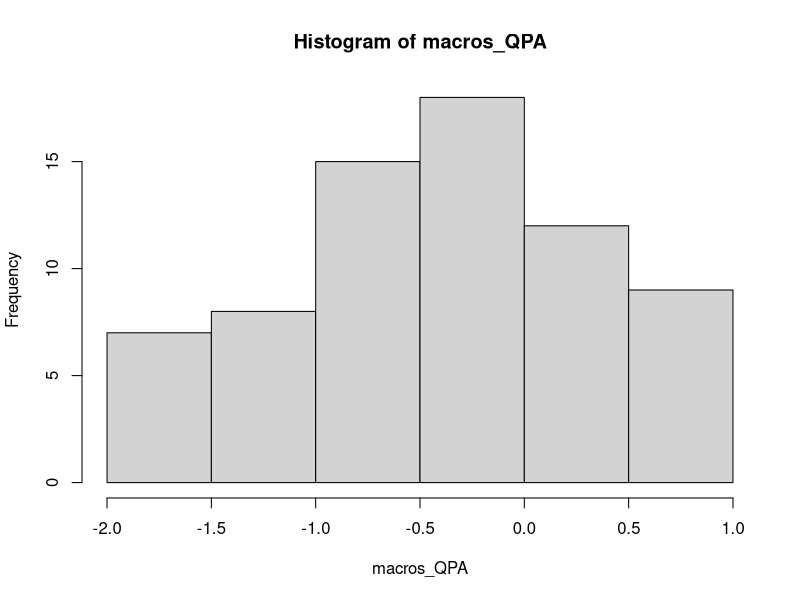

Write the R code that produced this figure. (Note: this script raises an error after producing the figure.)














# cleans global environment
rm(list = ls())



# Create a data frame with Decapoda_QPA data (2017-01-01 to 2022-09-01)
macros_QPA <- c(0.072390496, 0.621576988, -0.971860583, -1.202972304, -0.423647427, -0.615185639, 
                0.740076613, 0.089011378, -1.896119485, -1.163751591, -1.559647248, -0.530027831, 
                -1.531476371, -1.819158443, -0.003007521, -1.054552299, -0.490022496, -1.286353913,
                -0.138261567, -0.003007521, 0.398433437, -0.255182905, -0.352821375, 0.038296285, 
                0.631207881, -0.414514944, 0.049790664, -0.078042707, -0.084557388, -0.294713744, 
                -0.335871816, -1.037457865, -0.83832919, -0.745547457, -0.335871816, -0.987860924, 
                -0.637658495, -0.509825123, -1.531476371, -0.987860924, 0.457158723, -0.015128882, 
                0.110751364, -1.377325691, -0.758286483, -0.509825123, -1.037457866, 0.378066134, 
                -0.131388688, -0.784261969, -0.758286483, -0.649087191, 0.784902044, -1.504077397, 
                0.264902044, 0.188309599, 0.624863222, 0.534266326, 0.505405556, -0.824535868, 
                0.116113307, -1.202972304, -0.302810954, 0.547965171, 0.348836496, 0.605316467, 
                -1.979501093, -0.033590944, -0.14518201)


event <- seq(1, length(macros_QPA))
data <- data.frame(event, macros_QPA)


hist(macros_QPA)
shapiro.test(macros_QPA)

###########################################################################
# Linear model (mod.1) ----------------------------------------------------
# Create a linear model
mod.1 <- lm(macros_QPA ~ event, data = data)
# Print the summary of the linear model
summary(mod.1)

# Get R-squared value and p-value
r_squared_mod.1 <- summary(mod.1)$r.squared
p_value_mod.1 <- summary(mod.1)$coefficients[2, 4]
# Print R-squared value and p-values
cat("R-squar:", r_squared_mod.1, "\n")
cat("P-value:", p_value_mod.1, "\n")

# Create a ggplot
mod.1.plot <- ggplot(data, aes(x = event, y = macros_QPA)) +
  geom_point() +         # Scatter plot points
  geom_smooth(method = "lm", se = FALSE) +  # Trend line without confidence interval
  labs(title = "Canopy QPA and Trend Line",
       x = "Event",
       y = "Macroinvertebrates QPA") +
  theme_minimal()

mod.1.plot



###########################################################################
# Humped yield curve (mod.2) ----------------------------------------------
# Define the Nelson-Siegel function
nelson_siegel <- function(x, beta0, beta1, beta2, tau) {
  y <- beta0 + (beta1 + beta2) * (1 - exp(-x / tau)) / (x / tau) - beta2 * exp(-x / tau)
  return(y)
}

# Initial parameter values
start_params <- c(beta0 = 0.5, beta1 = -0.5, beta2 = 0.5, tau = 1)
# Fit the model using nlsLM
mod.2 <- nlsLM(macros_QPA ~ nelson_siegel(event, beta0, beta1, beta2, tau), 
               data = data, 
               start = start_params)

summary(mod.2)
# Extract R-squared and p-value
# Calculate the R-squared value manually
fitted_values <- fitted(mod.2)
observed_values <- data$macros_QPA
mean_observed <- mean(observed_values)
ss_total <- sum((observed_values - mean_observed)^2)
ss_residual <- sum((observed_values - fitted_values)^2)
r_square_mod.2 <- 1 - ss_residual / ss_total
pvalue_mod.2 <- summary(mod.2)$coefficients[4, 4]  # P-value for the 'tau' parameter

# Print R-squared value and p-values
cat("R-squared:", r_square_mod.2, "\n")
cat("P-value:", pvalue_mod.2, "\n")


# Calculate the predicted values from the model
predicted_values <- predict(mod.2, newdata = data.frame(event = event))

# Create a ggplot
mod.2.plot <- ggplot(data, aes(x = event, y = macros_QPA)) +
  geom_point(color = "blue") +
  geom_line(aes(y = predicted_values), color = "blue") +
  labs(title = "Macroinvertebrates QPA and Fitted Nelson-Siegel Curve",
       x = "Event",
       y = "Macoinvertebrates QPA") +
  theme_minimal()

mod.2.plot



###########################################################################
# Inverted Parabola Curve (mod. 3) ----------------------------------------
# Fit a quadratic regression model
mod.3 <- lm(macros_QPA ~ event + I(event^2), data=data)
# Get model summary
summary(mod.3)

# Extract R-squared value and p-value
r_squared.mod3 <- summary(mod.3)$r.squared
p_value.mod3 <- summary(mod.3)$coefficients[4]  # P-value for the quadratic term
# Display results
cat("R-squared:", r_squared.mod3, "\n")
cat("R-squared:", p_value.mod3, "\n")

# Create a new data frame for prediction
new_data <- data.frame(event = seq(1, length(macros_QPA), length.out = 100))

# Predict using the model
predictions <- predict(mod.3, newdata = new_data)

# Create a ggplot for visualization
mod.3.plot <- ggplot(data, aes(x = event, y = macros_QPA)) +
  geom_point() +
  geom_line(data = data.frame(event = new_data$event, macros_QPA = predictions), 
            aes(x = event, y = macros_QPA), color = "blue") +
  labs(title = "Inverted Parabolic Curve Fit",
       x = "Event",
       y = "Macros QPA") +
  theme_minimal()

mod.3.plot



###########################################################################
# Logistic curve (mod.4) --------------------------------------------------
# Define the logistic function
logistic_function <- function(x, A, B, C, D) {
  A + (B - A) / (1 + exp(-C * (x - D)))
}

# Try different starting parameter values
start_params <- list(A = -1, B = 1, C = 0.1, D = median(data$event))

# Fit the model using nls.lm algorithm
mod.4 <- nlsLM(macros_QPA ~ logistic_function(event, A, B, C, D),
               data = data,
               start = start_params)

# Check the summary of the model
summary(mod.4)


# Calculate residuals
residuals <- residuals(mod.4)
# Calculate R-squared value
ss_residuals <- sum(residuals^2)
ss_total <- sum((data$macros_QPA - mean(data$macros_QPA))^2)
r_squared <- 1 - (ss_residuals / ss_total)
# Print R-squared value
cat("R-squared:", sprintf("%.4f", r_squared), "\n")

# Generate predictions using the model
new_data <- data.frame(event = seq(1, length(macros_QPA), length.out = 100))
predictions <- predict(mod.4, newdata = new_data)

# Create a ggplot for visualization
mod.4.plot <- ggplot(data, aes(x = event, y = macros_QPA)) +
  geom_point() +
  geom_line(data = data.frame(event = new_data$event, macros_QPA = predictions), 
            aes(x = event, y = macros_QPA), color = "red") +
  labs(title = "Logistic Curve Fit",
       x = "Event",
       y = "Macros QPA") +
  theme_minimal()

mod.4.plot




###########################################################################
# Logarithmic curve (mod.5) -----------------------------------------------
# Fit a logarithmic curve model
mod.5 <- nls(macros_QPA ~ a * log(event) + b, data = data, start = list(a = 1, b = 1))

# Get summary of the model
summary(mod.5)

# Calculate R-squared manually
ss_total <- sum((data$macros_QPA - mean(data$macros_QPA))^2)
ss_residual <- sum(residuals(mod.5)^2)
r_squared <- 1 - (ss_residual / ss_total)

# Calculate p-values using t-distribution
coefs <- coef(mod.5)
std_errors <- sqrt(diag(vcov(mod.5)))
t_values <- coefs / std_errors
p_values <- 2 * (1 - pt(abs(t_values), df = length(data$event) - length(coefs)))

# Display results
cat("R-squared:", r_squared, "\n")
cat("Parameter estimates:\n")
print(coefs)
cat("Standard errors:\n")
print(std_errors)
cat("t-values:\n")
print(t_values)
cat("p-values:","\n")
print(p_values)


# Create a data frame with predicted values
pred_data <- data.frame(event = data$event, 
                        macros_QPA_pred = predict(mod.5, newdata = data))

# Create a ggplot
mod.5.plot <- ggplot(data, aes(x = event, y = macros_QPA)) +
  geom_point() +
  geom_line(data = pred_data, aes(x = event, y = macros_QPA_pred), color = "blue") +
  labs(title = "Logarithmic Curve Fitting",
       x = "Event",
       y = "Macroinvertebrados QPA") +
  theme_minimal()

mod.5.plot




###########################################################################
# Exponential curve (mod.6) -----------------------------------------------
# Define the exponential function
exponential <- function(x, A, B, C) {
  A * exp(B * x) + C
}

# Fit the exponential curve
mod.6 <- nls(macros_QPA ~ exponential(event, A, B, C), 
             data = data,
             start = list(A = 1, B = 0.1, C = 0))

# Get summary of the fitted model
fit_summary <- summary(mod.6)

# Calculate total sum of squares
total_ss <- sum((data$macros_QPA - mean(data$macros_QPA))^2)
# Calculate residual sum of squares
residual_ss <- sum(fit_summary$residuals^2)
# Calculate R-squared value
rsquared <- 1 - residual_ss / total_ss
# Extract p-values
p_values <- fit_summary$coefficients[, "Pr(>|t|)"]
# Print the results
cat("R-squared value:", rsquared, "\n")
cat("P-values for parameters:\n")
print(p_values)


# Create a new data frame for prediction
new_data <- data.frame(event = seq(1, length(macros_QPA), length.out = 100))
new_data$predicted <- predict(mod.6, newdata = new_data)

# Plot the data and fitted curve using ggplot2
mod.6.plot <- ggplot(data, aes(x = event, y = macros_QPA)) +
  geom_point() +
  geom_line(data = new_data, aes(x = event, y = predicted), color = "blue") +
  labs(x = "Event", y = "Macroinvertebrados QPA") +
  ggtitle("Exponential Curve Fitting") +
  theme_minimal()

mod.6.plot




###########################################################################
# Gompertz asymmetric sigmoid model curve (mod.7) -------------------------
# Gompertz function
gompertz_asymmetric <- function(x, A, b, c, d) {
  y = A * exp(-b * exp(-c * x)) + d
  return(y)
}

mod.7 <- nlsLM(macros_QPA ~ gompertz_asymmetric(event, A, b, c, d),
               data = data,
               start = list(A = 1, b = 1, c = 1, d = 0))

rss <- sum(residuals(mod.7)^2)
tss <- sum((data$macros_QPA - mean(data$macros_QPA))^2)
rsquared_mod.7 <- 1 - (rss / tss)
pvalue_mod.7 <- summary(mod.7)$coefficients[,"Pr(>|t|)"]["A"]

cat("R-squared value:", rsquared_mod.7, "\n")
cat("p-value value:", pvalue_mod.7, "\n")


curve_data <- data.frame(event = seq(1, length(macros_QPA), length.out = 100))
curve_data$predicted <- predict(mod.7, newdata = curve_data)

mod.7.plot <- ggplot(data, aes(x = event, y = macros_QPA)) +
  geom_point() +
  geom_line(data = curve_data, aes(x = event, y = predicted), color = "red") +
  labs(title = "Gompertz Asymmetric Sigmoid Model Fit",
       x = "Event", y = "Macroinvertebrates QPA") +
  theme_minimal()

mod.7.plot



###########################################################################
# Goniometric curve (mod.8) -----------------------------------------------
# Define the goniometric function
goniometric <- function(x, a, b, c, d) {
  a * sin(b * x + c) + d
}

# Fit the model using nonlinear least squares with adjusted initial values and different algorithm
mod.8 <- nls(macros_QPA ~ goniometric(event, a, b, c, d), 
             data = data,
             start = list(a = 1, b = 1, c = 0, d = mean(macros_QPA)),
             algorithm = "port")

# Extract coefficients
coefficients <- coef(mod.8)
# Print coefficients
print(coefficients)
# Calculate R-squared value
residuals <- residuals(mod.8)
SSR <- sum(residuals^2)
SST <- sum((data$macros_QPA - mean(data$macros_QPA))^2)
R_squared <- 1 - SSR / SST
cat("R-squared value:", R_squared, "\n")

# Calculate p-value
summary_fit <- summary(mod.8)
p_value.mod8 <- summary_fit$coefficients[4, "Pr(>|t|)"]
cat("p-value:", p_value.mod8, "\n")


# Generate predicted values from the fitted model
data$predicted <- predict(mod.8)

# Create a ggplot with the original data and fitted curve
mod.8.plot <- ggplot(data, aes(x = event, y = macros_QPA)) +
  geom_point() +
  geom_line(aes(y = predicted), color = "blue") +
  labs(title = "Fitted Goniometric Curve",
       x = "Event",
       y = "Macroinvertebrates QPA") +
  theme_minimal()

mod.8.plot

(mod.1.plot + mod.2.plot + mod.3.plot + mod.4.plot) /
  (mod.5.plot + mod.6.plot + mod.7.plot + mod.8.plot)





###########################################################################
# Goodness-of-fit diagnostics based on the log-likelihood -----------------
# Calculate log-likelihood for all models
log_likelihood_mod.1 <- sum(dnorm(data$macros_QPA, mean = fitted(mod.1), sd = sqrt(sum((data$macros_QPA - fitted(mod.1))^2) / (length(data$macros_QPA) - 2)), log = TRUE))
log_likelihood_mod.2 <- sum(dnorm(data$macros_QPA, mean = fitted(mod.2), sd = sqrt(sum((data$macros_QPA - fitted(mod.2))^2) / (length(data$macros_QPA) - 2)), log = TRUE))
log_likelihood_mod.3 <- sum(dnorm(data$macros_QPA, mean = fitted(mod.3), sd = sqrt(sum((data$macros_QPA - fitted(mod.3))^2) / (length(data$macros_QPA) - 2)), log = TRUE))
log_likelihood_mod.4 <- sum(dnorm(data$macros_QPA, mean = fitted(mod.4), sd = sqrt(sum((data$macros_QPA - fitted(mod.4))^2) / (length(data$macros_QPA) - 2)), log = TRUE))
log_likelihood_mod.5 <- sum(dnorm(data$macros_QPA, mean = fitted(mod.5), sd = sqrt(sum((data$macros_QPA - fitted(mod.5))^2) / (length(data$macros_QPA) - 2)), log = TRUE))
log_likelihood_mod.6 <- sum(dnorm(data$macros_QPA, mean = fitted(mod.6), sd = sqrt(sum((data$macros_QPA - fitted(mod.6))^2) / (length(data$macros_QPA) - 2)), log = TRUE))
log_likelihood_mod.7 <- sum(dnorm(data$macros_QPA, mean = fitted(mod.7), sd = sqrt(sum((data$macros_QPA - fitted(mod.7))^2) / (length(data$macros_QPA) - 2)), log = TRUE))
log_likelihood_mod.8 <- sum(dnorm(data$macros_QPA, mean = fitted(mod.8), sd = sqrt(sum((data$macros_QPA - fitted(mod.8))^2) / (length(data$macros_QPA) - 2)), log = TRUE))


# Calculate AIC and BIC for mod.1
aic_mod.1 <- -2 * log_likelihood_mod.1 + 2 * length(coef(mod.1))
bic_mod.1 <- -2 * log_likelihood_mod.1 + log(length(data$macros_QPA)) * length(coef(mod.1))

# Calculate AIC and BIC for mod.2
aic_mod.2 <- -2 * log_likelihood_mod.2 + 2 * length(coef(mod.2))
bic_mod.2 <- -2 * log_likelihood_mod.2 + log(length(data$macros_QPA)) * length(coef(mod.2))

# Calculate AIC and BIC for mod.3
aic_mod.3 <- -2 * log_likelihood_mod.3 + 2 * length(coef(mod.3))
bic_mod.3 <- -2 * log_likelihood_mod.3 + log(length(data$macros_QPA)) * length(coef(mod.3))

# Calculate AIC and BIC for mod.4
aic_mod.4 <- -2 * log_likelihood_mod.4 + 2 * length(coef(mod.4))
bic_mod.4 <- -2 * log_likelihood_mod.4 + log(length(data$macros_QPA)) * length(coef(mod.4))

# Calculate AIC and BIC for mod.5
aic_mod.5 <- -2 * log_likelihood_mod.5 + 2 * length(coef(mod.5))
bic_mod.5 <- -2 * log_likelihood_mod.5 + log(length(data$macros_QPA)) * length(coef(mod.5))

# Calculate AIC and BIC for mod.6
aic_mod.6 <- -2 * log_likelihood_mod.6 + 2 * length(coef(mod.6))
bic_mod.6 <- -2 * log_likelihood_mod.6 + log(length(data$macros_QPA)) * length(coef(mod.6))

# Calculate AIC and BIC for mod.7
aic_mod.7 <- -2 * log_likelihood_mod.7 + 2 * length(coef(mod.7))
bic_mod.7 <- -2 * log_likelihood_mod.7 + log(length(data$macros_QPA)) * length(coef(mod.7))

# Calculate AIC and BIC for mod.8
aic_mod.8 <- -2 * log_likelihood_mod.8 + 2 * length(coef(mod.8))
bic_mod.8 <- -2 * log_likelihood_mod.8 + log(length(data$macros_QPA)) * length(coef(mod.8))


# Compare log-likelihoods, AIC, and BIC
cat("Log-Likelihood Mod.1:", log_likelihood_mod.1, "\n")
cat("Log-Likelihood Mod.2:", log_likelihood_mod.2, "\n")
cat("Log-Likelihood Mod.3:", log_likelihood_mod.3, "\n")
cat("Log-Likelihood Mod.4:", log_likelihood_mod.4, "\n")
cat("Log-Likelihood Mod.5:", log_likelihood_mod.5, "\n")
cat("Log-Likelihood Mod.6:", log_likelihood_mod.6, "\n")
cat("Log-Likelihood Mod.7:", log_likelihood_mod.7, "\n")
cat("Log-Likelihood Mod.8:", log_likelihood_mod.8, "\n")

cat("AIC Mod.1:", aic_mod.1, "\n")
cat("AIC Mod.2:", aic_mod.2, "\n") # Humped yield curve  
cat("AIC Mod.3:", aic_mod.3, "\n")
cat("AIC Mod.4:", aic_mod.4, "\n")
cat("AIC Mod.5:", aic_mod.5, "\n")
cat("AIC Mod.6:", aic_mod.6, "\n")
cat("AIC Mod.7:", aic_mod.7, "\n")
cat("AIC Mod.8:", aic_mod.8, "\n")

cat("BIC Mod.1:", bic_mod.1, "\n")
cat("BIC Mod.2:", bic_mod.2, "\n") # Humped yield curve 
cat("BIC Mod.3:", bic_mod.3, "\n")
cat("BIC Mod.4:", bic_mod.4, "\n")
cat("BIC Mod.5:", bic_mod.5, "\n")
cat("BIC Mod.6:", bic_mod.6, "\n")
cat("BIC Mod.7:", bic_mod.7, "\n")
cat("BIC Mod.8:", bic_mod.8, "\n")

